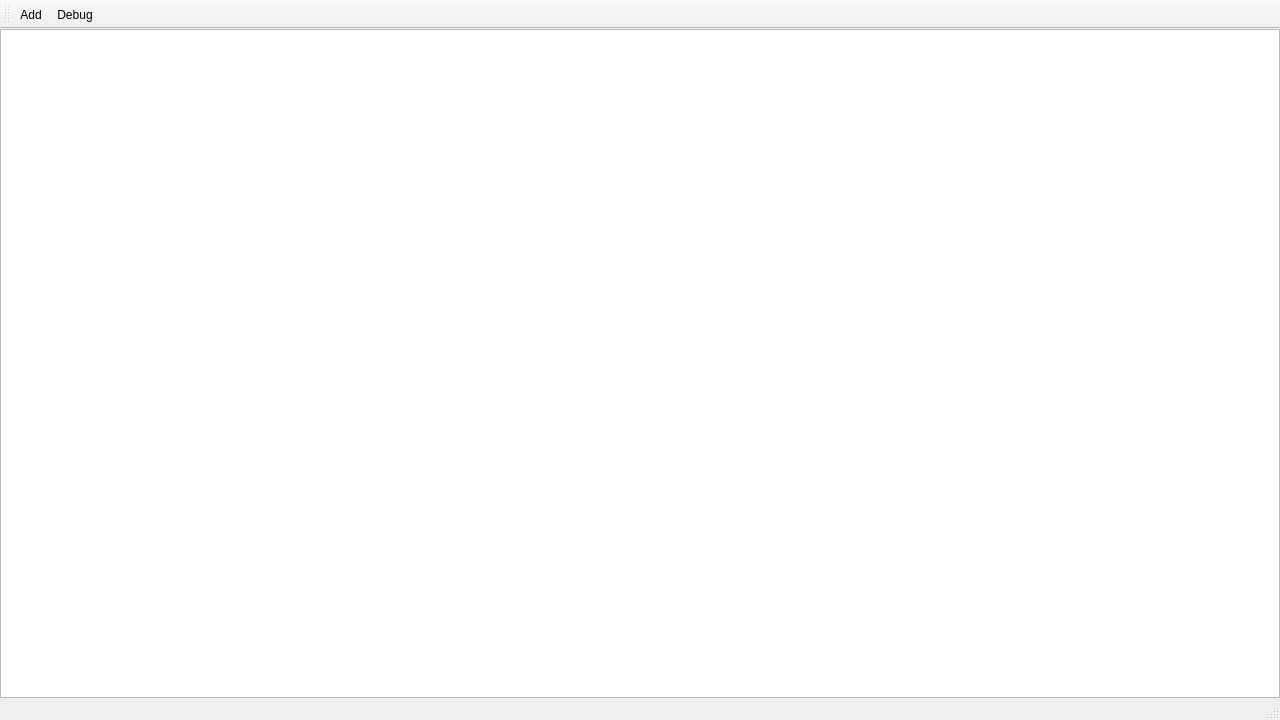
<?xml version="1.0" encoding="UTF-8"?>
<ui version="4.0">
 <class>MainWindow</class>
 <widget class="QMainWindow" name="MainWindow">
  <property name="geometry">
   <rect>
    <x>0</x>
    <y>0</y>
    <width>1280</width>
    <height>720</height>
   </rect>
  </property>
  <property name="windowTitle">
   <string>Simple Process Tracker</string>
  </property>
  <property name="windowIcon">
   <iconset resource="resources.qrc">
    <normaloff>:/Assets/Icons/app-icon.svg</normaloff>:/Assets/Icons/app-icon.svg</iconset>
  </property>
  <widget class="QWidget" name="centralwidget">
   <layout class="QVBoxLayout" name="verticalLayout_2">
    <property name="leftMargin">
     <number>0</number>
    </property>
    <property name="topMargin">
     <number>0</number>
    </property>
    <property name="rightMargin">
     <number>0</number>
    </property>
    <property name="bottomMargin">
     <number>0</number>
    </property>
    <item>
     <widget class="QListWidget" name="trackerListWidget">
      <property name="dragEnabled">
       <bool>true</bool>
      </property>
      <property name="dragDropMode">
       <enum>QAbstractItemView::InternalMove</enum>
      </property>
     </widget>
    </item>
   </layout>
  </widget>
  <widget class="QMenuBar" name="menubar">
   <property name="geometry">
    <rect>
     <x>0</x>
     <y>0</y>
     <width>1280</width>
     <height>27</height>
    </rect>
   </property>
  </widget>
  <widget class="QStatusBar" name="statusbar"/>
  <widget class="QToolBar" name="toolBar">
   <property name="windowTitle">
    <string>toolBar</string>
   </property>
   <property name="toolButtonStyle">
    <enum>Qt::ToolButtonTextBesideIcon</enum>
   </property>
   <attribute name="toolBarArea">
    <enum>TopToolBarArea</enum>
   </attribute>
   <attribute name="toolBarBreak">
    <bool>false</bool>
   </attribute>
   <addaction name="actionAdd"/>
   <addaction name="actionDebug"/>
  </widget>
  <action name="actionAdd">
   <property name="icon">
    <iconset>
     <normalon>:/Assets/Icons/add-icon.svg</normalon>
    </iconset>
   </property>
   <property name="text">
    <string>Add</string>
   </property>
   <property name="toolTip">
    <string>&lt;html&gt;&lt;head/&gt;&lt;body&gt;&lt;p&gt;Add new process to track&lt;/p&gt;&lt;/body&gt;&lt;/html&gt;</string>
   </property>
  </action>
  <action name="actionDebug">
   <property name="text">
    <string>Debug</string>
   </property>
  </action>
 </widget>
 <resources>
  <include location="resources.qrc"/>
 </resources>
 <connections/>
</ui>
